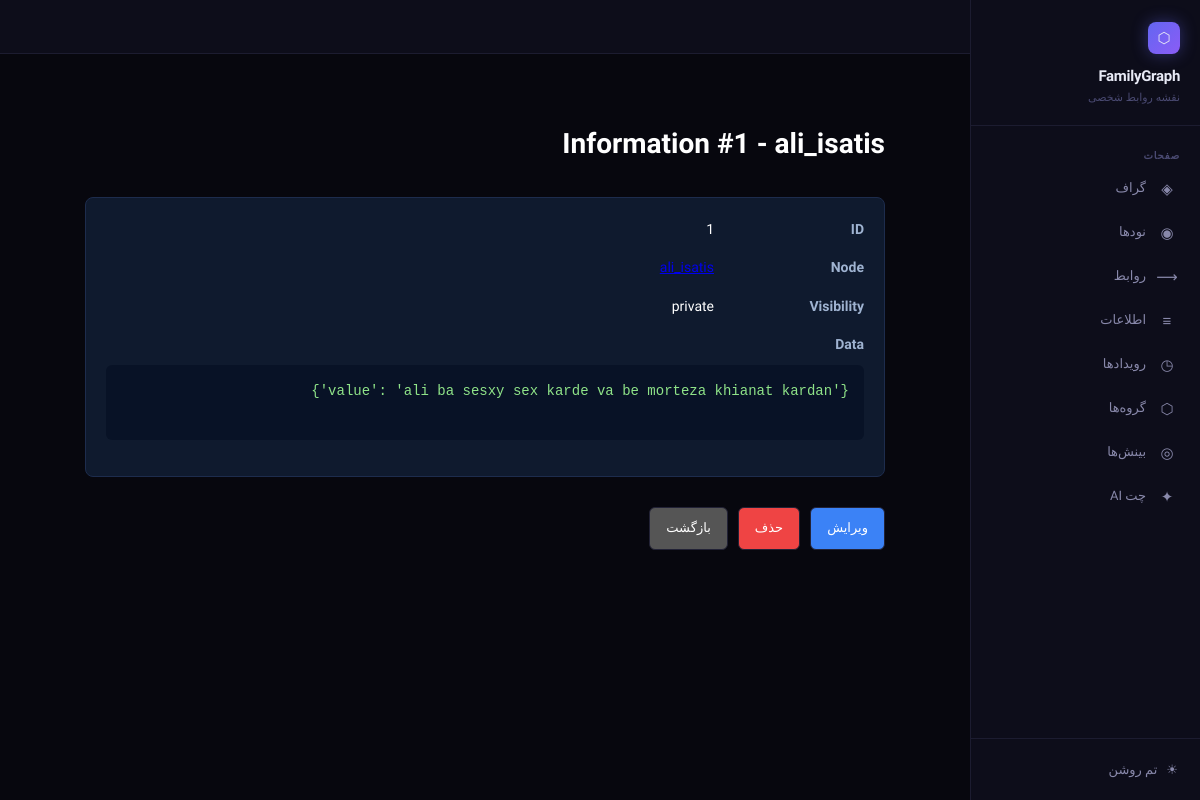
The page /informations/1/ on the database its author committed.
### main/models.py (models this page shows, shortened)
class Information(models.Model):
    VISIBILITY_CHOICES = [
        ('public', 'Everyone can see'),
        ('shared', 'Someone can see'),
        ('private', 'Nobody'),
    ]
    node = models.ForeignKey(
        Node,
        on_delete=models.PROTECT,
        related_name='informations'
    )
    visibility = models.CharField(
        max_length=10,
        choices=VISIBILITY_CHOICES,
        default='private'
    )
    data = models.JSONField(blank=True, null=True)

class Node(models.Model):
    username = models.CharField(max_length=100, unique=True)
    picture = models.ImageField(upload_to="media/", blank=True, null=True)
    name = models.CharField(max_length=200, blank=True)
    birth_day = models.DateField(blank=True, null=True)
    career = models.CharField(max_length=200, blank=True)
    phone_number = models.CharField(max_length=20, blank=True)
    class Meta:
        ordering = ['username']

### main/views.py (the view)
# urls.py: path('informations/<int:pk>/', InformationDetailView.as_view(), name='information_detail'),
class InformationDetailView(DetailView):
    model = Information
    template_name = 'informations/information_detail.html'

### templates/informations/information_detail.html (shortened to what this page needs)
{% extends "base.html" %}
{% block content %}
<div class="container">
	<h2 class="title">
		Information #{{ object.id }} - {{ object.node.username }}
	</h2>
	<div class="card">
		<div class="row">
			<div class="label">
				ID
			</div>
			<div class="value">
				{{ object.id }}
			</div>
		</div>
		<div class="row">
			<div class="label">
				Node
			</div>
			<div class="value">
				<a href="{% url 'node_detail' object.node.id %}">
				</a>
			</div>
		</div>
		<div class="row">
			<div class="label">
				Visibility
			</div>
			<div class="value">
				{{ object.visibility }}
			</div>
		</div>
		<div class="row data-row">
			<div class="label">
				Data
			</div>
			<pre class="json">
{{ object.data|safe }}
			</pre>
		</div>
	</div>
	<div class="actions">
		<a
			href="{% url 'information_update' object.id %}"
			class="btn edit"
		>
			ویرایش
		</a>
		<a
			href="{% url 'information_delete' object.id %}"
			class="btn delete"
		>
			حذف
		</a>
		<a
			href="{% url 'information_list' %}"
			class="btn back"
		>
			بازگشت
		</a>
	</div>
</div>
{% endblock %}

### templates/informations/information_detail.html (style rules this page uses)
.container { width:90%; max-width:800px; margin:auto; margin-top:40px; color:white; }
.title { font-size:28px; margin-bottom:30px; }
.card { background:#0f1a2e; border:1px solid #1d2c4d; border-radius:8px; padding:20px; }
.row { display:flex; margin-bottom:16px; }
.label { width:150px; color:#9fb3d1; font-weight:bold; }
.value { flex:1; }
.data-row { flex-direction:column; }
.json { background:#081226; padding:15px; border-radius:6px; overflow:auto; color:#8fe388; margin-top:10px; }
.actions { margin-top:30px; display:flex; gap:10px; }
.btn { padding:10px 16px; border-radius:6px; text-decoration:none; color:white; }
.edit { background:#3b82f6; }
.delete { background:#ef4444; }
.back { background:#555; }

### rows shown on the page
Information: id "1", node.username "ali_isatis", visibility "private", data "{'value': 'ali ba sesxy sex karde va be morteza khianat kardan'}"
